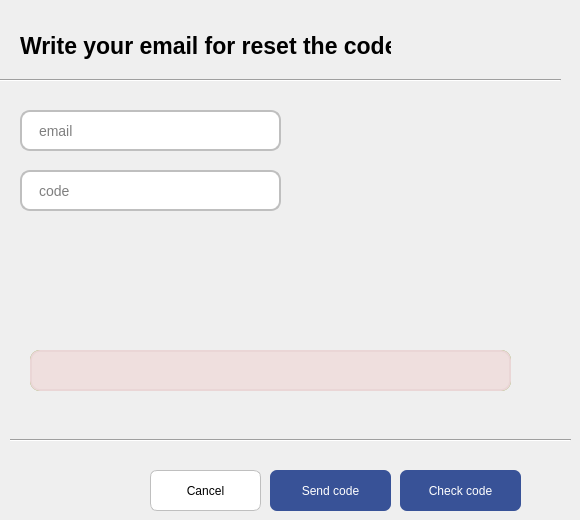
    <widget class="QWidget" name="tab">
     <attribute name="title">
      <string>Страница</string>
     </attribute>
     <widget class="QLabel" name="label_18">
      <property name="geometry">
       <rect>
        <x>20</x>
        <y>20</y>
        <width>371</width>
        <height>51</height>
       </rect>
      </property>
      <property name="styleSheet">
       <string notr="true">
color: rgb(0, 0, 0);
font-weight: bold;
font-size: 23px</string>
      </property>
      <property name="text">
       <string>Write your email for reset the code</string>
      </property>
      <property name="openExternalLinks">
       <bool>false</bool>
      </property>
     </widget>
     <widget class="QFrame" name="frame_9">
      <property name="geometry">
       <rect>
        <x>0</x>
        <y>70</y>
        <width>561</width>
        <height>20</height>
       </rect>
      </property>
      <property name="frameShape">
       <enum>QFrame::HLine</enum>
      </property>
      <property name="frameShadow">
       <enum>QFrame::Sunken</enum>
      </property>
      <property name="lineWidth">
       <number>1</number>
      </property>
     </widget>
     <widget class="QFrame" name="frame_10">
      <property name="geometry">
       <rect>
        <x>10</x>
        <y>430</y>
        <width>561</width>
        <height>20</height>
       </rect>
      </property>
      <property name="frameShape">
       <enum>QFrame::HLine</enum>
      </property>
      <property name="frameShadow">
       <enum>QFrame::Sunken</enum>
      </property>
      <property name="lineWidth">
       <number>1</number>
      </property>
     </widget>
     <widget class="QLineEdit" name="lineEdit_17">
      <property name="geometry">
       <rect>
        <x>20</x>
        <y>110</y>
        <width>261</width>
        <height>41</height>
       </rect>
      </property>
      <property name="font">
       <font>
        <pointsize>-1</pointsize>
       </font>
      </property>
      <property name="cursor">
       <cursorShape>IBeamCursor</cursorShape>
      </property>
      <property name="styleSheet">
       <string notr="true">QLineEdit {
    color: rgb(0, 0, 0);
    font-size: 14px;
    border-radius: 10px;
    padding-left: 15px;
    border: 2px solid rgb(191, 191, 191); /* Границы серого цвета */
    background-color: rgb(255, 255, 255);
}
</string>
      </property>
      <property name="text">
       <string/>
      </property>
      <property name="placeholderText">
       <string>email</string>
      </property>
     </widget>
     <widget class="QLabel" name="label_19">
      <property name="geometry">
       <rect>
        <x>30</x>
        <y>350</y>
        <width>481</width>
        <height>41</height>
       </rect>
      </property>
      <property name="styleSheet">
       <string notr="true">QLabel {
    color: rgb(34, 139, 34); /* Зелёный цвет текста */
    font-size: 14px;
    border-radius: 10px;
    padding-left: 15px;
    border: 2px solid rgb(137,172,70); /* Границы */
    background-color: rgb(211,230,113);
}
</string>
      </property>
      <property name="text">
       <string/>
      </property>
     </widget>
     <widget class="QPushButton" name="pushButton_17">
      <property name="geometry">
       <rect>
        <x>270</x>
        <y>470</y>
        <width>121</width>
        <height>41</height>
       </rect>
      </property>
      <property name="styleSheet">
       <string notr="true">
QPushButton {
	color: white;
	background-color: rgb(56, 82 , 151);
	border-radius:7px


	
	
}
</string>
      </property>
      <property name="text">
       <string>Send code</string>
      </property>
     </widget>
     <widget class="QPushButton" name="pushButton_18">
      <property name="geometry">
       <rect>
        <x>150</x>
        <y>470</y>
        <width>111</width>
        <height>41</height>
       </rect>
      </property>
      <property name="styleSheet">
       <string notr="true">
QPushButton {
	color: black;
	border: 1px solid rgb(191, 191, 191);
	background-color: white;
	border-radius:7px
	

	
	
}
</string>
      </property>
      <property name="text">
       <string>Cancel</string>
      </property>
     </widget>
     <widget class="QLabel" name="label_20">
      <property name="geometry">
       <rect>
        <x>30</x>
        <y>350</y>
        <width>481</width>
        <height>41</height>
       </rect>
      </property>
      <property name="styleSheet">
       <string notr="true">QLabel {
    color: rgb(154, 70, 74);
    font-size: 14px;
    border-radius: 10px;
    padding-left: 15px;
    border: 2px solid rgb(234, 214, 214); /* Границы серого цвета */
    background-color: rgb(239, 223, 222);
}
</string>
      </property>
      <property name="text">
       <string/>
      </property>
     </widget>
     <widget class="QLineEdit" name="lineEdit_18">
      <property name="geometry">
       <rect>
        <x>20</x>
        <y>170</y>
        <width>261</width>
        <height>41</height>
       </rect>
      </property>
      <property name="font">
       <font>
        <pointsize>-1</pointsize>
       </font>
      </property>
      <property name="cursor">
       <cursorShape>IBeamCursor</cursorShape>
      </property>
      <property name="styleSheet">
       <string notr="true">QLineEdit {
    color: rgb(0, 0, 0);
    font-size: 14px;
    border-radius: 10px;
    padding-left: 15px;
    border: 2px solid rgb(191, 191, 191); /* Границы серого цвета */
    background-color: rgb(255, 255, 255);
}
</string>
      </property>
      <property name="text">
       <string/>
      </property>
      <property name="placeholderText">
       <string>code</string>
      </property>
     </widget>
     <widget class="QPushButton" name="pushButton_32">
      <property name="geometry">
       <rect>
        <x>400</x>
        <y>470</y>
        <width>121</width>
        <height>41</height>
       </rect>
      </property>
      <property name="styleSheet">
       <string notr="true">
QPushButton {
	color: white;
	background-color: rgb(56, 82 , 151);
	border-radius:7px


	
	
}
</string>
      </property>
      <property name="text">
       <string>Check code</string>
      </property>
     </widget>
    </widget>
